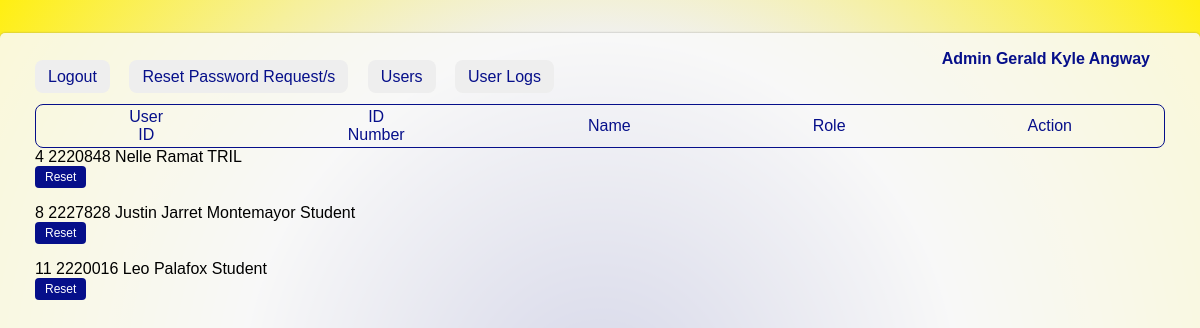
Page /admin_module/admin.php (signed in) on the committed database.
### tables this page shows
CREATE TABLE IF NOT EXISTS `users` (
  `UserID` int NOT NULL AUTO_INCREMENT,
  `IDNum` varchar(10) NOT NULL,
  `FirstName` varchar(100) NOT NULL,
  `LastName` varchar(100) NOT NULL,
  `Program` varchar(6) DEFAULT NULL,
  `Role` varchar(10) NOT NULL,
  PRIMARY KEY (`UserID`)
);

### admin_module/admin.php (the view, shortened to what this page needs)
<link rel="stylesheet" href="../css/adm.css">
<div class="box-container">
<div class="logout">
<a href='../otherpages/logout.php'>Logout</a>
</div>
<div class="reset">
<a href='admin.php'>Reset Password Request/s</a>
</div>
<div class="users">
<a href='admin_viewusers.php'>Users</a>
</div>
<div class="logs">
<a href=admin_userlogs>User Logs</a>
</div>
    <br><br>
<div class="table">
<table>
    <thead>
        <tr>
            <th>User ID</th>
            <th>ID Number</th>
            <th>Name</th>
            <th>Role</th>
            <th>Action</th>
        </tr>
    </thead>
</table>
</div>
<?php
require('../database/db.php');
$userID = isset($_SESSION['userID']) ? $_SESSION['userID'] : null;
$name = "";
if ($userID !== null) {
    $sqlUser = "SELECT CONCAT(FirstName, ' ', LastName) AS FullName, Role FROM users WHERE UserID = ?";
    $stmtUser = $db->prepare($sqlUser);
    $stmtUser->bind_param("i", $userID);
    $stmtUser->execute();
    $resultUser = $stmtUser->get_result();
    if ($rowUser = $resultUser->fetch_assoc()) {
        $name = $rowUser['FullName'];
    }
}
$sql = "SELECT u.UserID, u.IDNum, CONCAT(u.FirstName, ' ', u.LastName) AS FullName,
        u.Role FROM users u INNER JOIN accounts a ON u.UserID = a.UserID
        WHERE a.Password_Status = 1";
$result = $db->query($sql);
if ($result && $result->num_rows > 0) {
    while ($row = $result->fetch_assoc()) {
        echo "<tr>
                <td>" . htmlspecialchars($row['UserID']) . "</td>
                <td>" . htmlspecialchars($row['IDNum']) . "</td>
                <td>" . htmlspecialchars($row['FullName']) . "</td>
                <td>" . htmlspecialchars($row['Role']) . "</td>
                <td>
                    <form method='POST'>
                        <input type='hidden' name='resetUserID' value='". $row["UserID"] ."'>
                        <input type='hidden' name='resetIDNum' value='". $row["IDNum"] ."'>
                        <input type='hidden' name='role' value='". $row["Role"] ."'>
                        <input type='submit' name='reset' value='Reset'>
                    </form>
                </td>
        </tr>";
    }
} else {
    echo "<tr><td colspan='4'>No Password Reset Request/s</td></tr>";
}
?>
<p><strong>Admin <?php echo htmlspecialchars($name);  ?></strong></p>
</div>

### css/adm.css (style rules this page uses)
.box-container { background-color: #fafafada; width: 120%; max-width: 1250px; height: 83vh; padding: 35px; border-radius: 5px; box-shadow: 0 0 2px rgba(116, 116, 116, 0.678); }
.logout, .reset, .users, .logs { display: inline-block; margin-right: 15px; }
.logout a { background-color: #eeeeee; color: #060f8a; text-decoration: none; padding: 8px 13px 8px 13px; border-radius: 8px; font-weight: 450; }
.reset a { background-color: #eeeeee; color: #060f8a; text-decoration: none; padding: 8px 13px 8px 13px; border-radius: 8px; font-weight: 450; }
.users a { background-color: #eeeeee; color: #060f8a; text-decoration: none; padding: 8px 13px 8px 13px; border-radius: 8px; font-weight: 450; }
.logs a { background-color: #eeeeee; color: #060f8a; text-decoration: none; padding: 8px 13px 8px 13px; border-radius: 8px; font-weight: 450; }
.table { align-content: center; align-items: center; text-align: center; }
.table table { border: 1px solid #060f8a; border-radius: 8px; }
.table th { color: #060f8a; font-weight: 450; padding-right: 90px; padding-left: 90px; }
input[type="submit"] { font-family: 'Poppins', sans-serif; background-color: #060f8a; color: #fff; padding: 4px 10px; border: none; border-radius: 4px; cursor: pointer; font-size: 12px; transition: background-color 0.3s ease; align-items: center; text-align: center; align-content: center; justify-content: center; font-weight: 450; }
p { margin: 0; position: absolute; top: 50px; right: 50px; color: #060f8a; font-weight: 380; }

### rows in the picture
users: UserID "4", IDNum "2220848", FullName "Nelle Ramat", Role "TRIL"
users: UserID "8", IDNum "2227828", FullName "Justin Jarret Montemayor", Role "Student"
users: UserID "11", IDNum "2220016", FullName "Leo Palafox", Role "Student"

### other values in the picture
$name "Gerald Kyle Angway"
